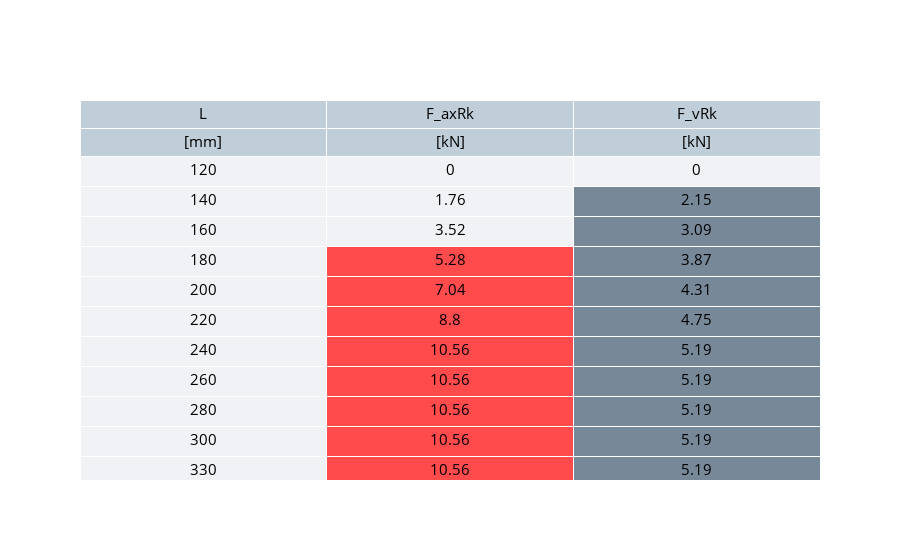
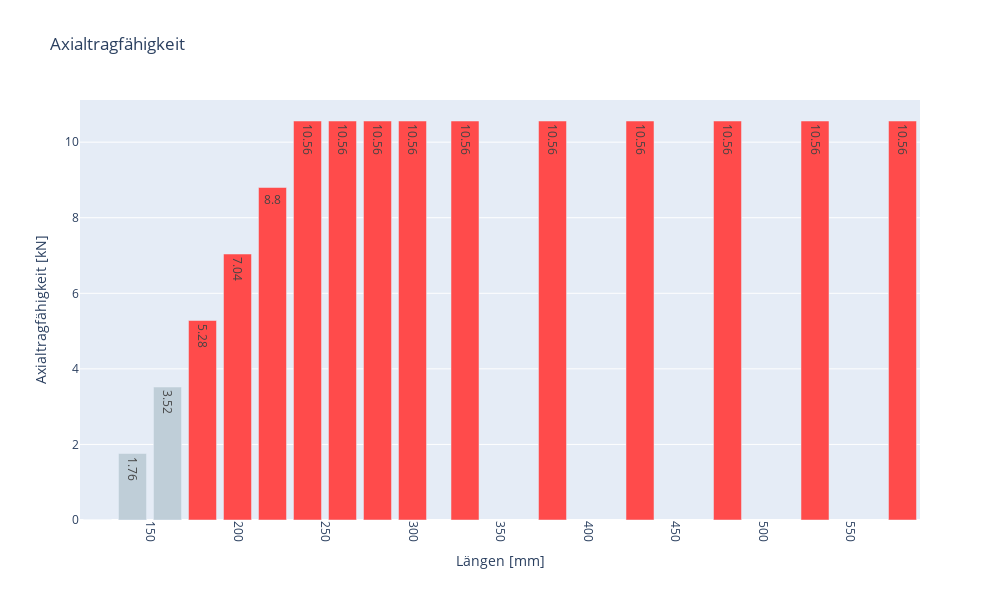
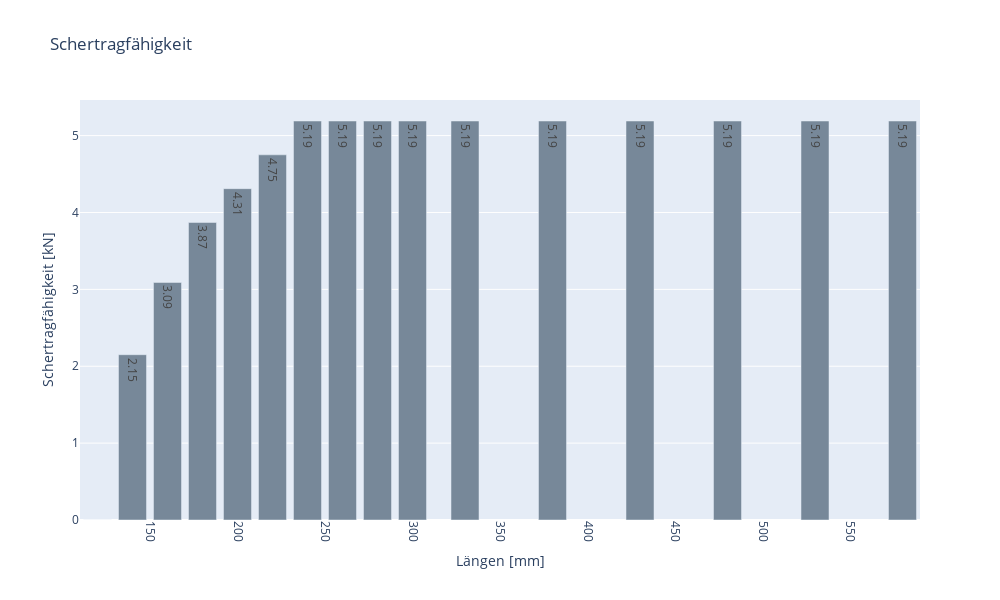

These figures' notebook cell, in order:
### Code cell
#__________Bibliotheken__________

from IPython.display import Markdown
from math import pi, sqrt
import plotly.graph_objects as go
import plotly.express as px
%run ../../00_Jupyter_Notebooks/4.2_Anwendungsbeispiel_2_Schraubenbemessung_Funktion.ipynb

#__________Vorbereitungssschritte__________

##Allgmemein
###Listen
L_d = [6, 8, 10, 12]
L_Längen = [[120,140,160,180,200,220,240,260], 
       [120,140,160,180,200,220,240,260,280,300,330,380,430,480,530,580], 
       [120,140,160,180,200,220,240,260,280,300,320,340,360,380,400,430,480,530,580,600,650,700,750,800], 
       [120,140,160,180,200,220,240,260,280,300,380,480,600]]

index = L_d.index(d)
L_L = L_Längen[index]
L_axial = []
L_scher = []
L_anmerk = []

###Farben
grey = '#bfced8'
dark_grey = 'lightslategrey'
red = '#ff4b4b'
light_grey = '#f0f2f6'

##Tabelle
L_t_fill2 = []
L_t_fill3 = []   

##Diagramm
L_colors_bar = []

#__________Berechnung der Tragfähigkeiten__________

for n,L in enumerate(L_L):
    F_axRk, F_vRk, nw = ec5_87_tragfähigkeit_vg(Hersteller, d, L, t_1, t_2, t_Blech, rho_k, alpha)
        
    L_axial.append(F_axRk)
    L_scher.append(F_vRk)

if nw[0] == 'success':
    ooo=1
else:
    display(Markdown("""<div class="alert alert-block alert-danger"><b>"""+str(nw)+"""</div>"""))

    
#__________Erzeugung der Tabelle__________

##Dictionaries
dict_header={'values':[('L','[mm]'),  ('F_axRk','[kN]'), ('F_vRk','[kN]')],
            'align':'center','font':{'size':15, 'color':'black'}, 'fill_color':grey, 'line_color':'white'}

dict_cells={'values':[L_L,  L_axial, L_scher],
           'height':30,'font':{'size':15, 'color':'black'}, 'fill_color':[light_grey, L_t_fill2, L_t_fill3]}

##Schleife für Farbgebung
for i in range(len(L_L)):
    if L_axial[i] < F_td:
        dict_cells['fill_color'][1].append(light_grey)
    else: 
        dict_cells['fill_color'][1].append(red)        
        
    if L_scher[i] < F_vd:
        dict_cells['fill_color'][2].append(light_grey)
    else: 
        dict_cells['fill_color'][2].append(dark_grey)   
        
##Initiieren eines Figure-Objektes
tabelle = go.Figure()

##Erzeugen der Tabelle
tabelle.add_traces([go.Table(header=dict_header, cells=dict_cells)])

#Anzeigen der Tabelle
tabelle.show()

#__________Erzeugung der Diagramme__________

##Erstellen eines Dictionaries
dict_d6 = {'L': L_L, 'F_axRk': L_axial, 'F_vRk': L_scher}

##Vorbereitungsschritte
L_axial_scher = [L_axial, L_scher]
L_einwirkung = [F_td, F_vd]

L_title = ["Axialtragfähigkeit", "Schertragfähigkeit"]
L_title_axis = ["Axialtragfähigkeit [kN]", "Schertragfähigkeit [kN]"]
L_colors_bar = [[],[]]
L_colors = [red, dark_grey]

#Schleife
for i in range(2):
    
    #Hinzufügen eines Diagramms
    fig =  px.bar(dict_d6, x='L', y=L_axial_scher[i], text_auto=True, title=L_title[i], height=600, width=1000)

    #Schleife für Farbgebung
    for j in range(len(L_L)):

        if L_axial_scher[i][j] < L_einwirkung[i]:
            L_colors_bar[i].append(grey)
        else: 
            L_colors_bar[i].append(L_colors[i])       

    #Hinzufügen einer Axenbeschriftung
    fig.update_traces(marker_color=L_colors_bar[i])

    #Hinzufügen einer Axenbeschriftung
    fig.update_yaxes(title_text=L_title_axis[i])
    fig.update_xaxes(showticklabels=True, tickangle=90, title_text="Längen [mm]", type='linear')

    #Anzeigen des Diagramms
    fig.show()

### Figure 1 — Plotly figure (JSON) as saved in the notebook; plotly's stock layout.template omitted (floating-point values rounded to 4 significant figures)
{"data": [{"cells": {"fill": {"color": ["#f0f2f6", ["#f0f2f6", "#f0f2f6", "#f0f2f6", "#ff4b4b", "#ff4b4b", "#ff4b4b", "#ff4b4b", "#ff4b4b", "#ff4b4b", "#ff4b4b", "#ff4b4b", "#ff4b4b", "#ff4b4b", "#ff4b4b", "#ff4b4b", "#ff4b4b"], ["#f0f2f6", "lightslategrey", "lightslategrey", "lightslategrey", "lightslategrey", "lightslategrey", "lightslategrey", "lightslategrey", "lightslategrey", "lightslategrey", "lightslategrey", "lightslategrey", "lightslategrey", "lightslategrey", "lightslategrey", "lightslategrey"]]}, "font": {"color": "black", "size": 15}, "height": 30, "values": [[120, 140, 160, 180, 200, 220, 240, 260, 280, 300, 330, 380, 430, 480, 530, 580], [0, 1.76, 3.52, 5.28, 7.04, 8.8, 10.56, 10.56, 10.56, 10.56, 10.56, 10.56, 10.56, 10.56, 10.56, 10.56], [0, 2.15, 3.09, 3.87, 4.31, 4.75, 5.19, 5.19, 5.19, 5.19, 5.19, 5.19, 5.19, 5.19, 5.19, 5.19]]}, "header": {"align": "center", "fill": {"color": "#bfced8"}, "font": {"color": "black", "size": 15}, "line": {"color": "white"}, "values": [["L", "[mm]"], ["F_axRk", "[kN]"], ["F_vRk", "[kN]"]]}, "type": "table"}], "layout": {}}

### Figure 2 — Plotly figure (JSON) as saved in the notebook; plotly's stock layout.template omitted (floating-point values rounded to 4 significant figures)
{"data": [{"alignmentgroup": "True", "hovertemplate": "L=%{x}<br>y=%{y}<extra></extra>", "legendgroup": "", "marker": {"color": ["#bfced8", "#bfced8", "#bfced8", "#ff4b4b", "#ff4b4b", "#ff4b4b", "#ff4b4b", "#ff4b4b", "#ff4b4b", "#ff4b4b", "#ff4b4b", "#ff4b4b", "#ff4b4b", "#ff4b4b", "#ff4b4b", "#ff4b4b"], "pattern": {"shape": ""}}, "name": "", "offsetgroup": "", "orientation": "v", "showlegend": false, "textposition": "auto", "texttemplate": "%{y}", "type": "bar", "x": [120, 140, 160, 180, 200, 220, 240, 260, 280, 300, 330, 380, 430, 480, 530, 580], "xaxis": "x", "y": [0, 1.76, 3.52, 5.28, 7.04, 8.8, 10.56, 10.56, 10.56, 10.56, 10.56, 10.56, 10.56, 10.56, 10.56, 10.56], "yaxis": "y"}], "layout": {"barmode": "relative", "height": 600, "legend": {"tracegroupgap": 0}, "title": {"text": "Axialtragfähigkeit"}, "width": 1000, "xaxis": {"anchor": "y", "domain": [0, 1], "showticklabels": true, "tickangle": 90, "title": {"text": "Längen [mm]"}, "type": "linear"}, "yaxis": {"anchor": "x", "domain": [0, 1], "title": {"text": "Axialtragfähigkeit [kN]"}}}}

### Figure 3 — Plotly figure (JSON) as saved in the notebook; plotly's stock layout.template omitted (floating-point values rounded to 4 significant figures)
{"data": [{"alignmentgroup": "True", "hovertemplate": "L=%{x}<br>y=%{y}<extra></extra>", "legendgroup": "", "marker": {"color": ["#bfced8", "lightslategrey", "lightslategrey", "lightslategrey", "lightslategrey", "lightslategrey", "lightslategrey", "lightslategrey", "lightslategrey", "lightslategrey", "lightslategrey", "lightslategrey", "lightslategrey", "lightslategrey", "lightslategrey", "lightslategrey"], "pattern": {"shape": ""}}, "name": "", "offsetgroup": "", "orientation": "v", "showlegend": false, "textposition": "auto", "texttemplate": "%{y}", "type": "bar", "x": [120, 140, 160, 180, 200, 220, 240, 260, 280, 300, 330, 380, 430, 480, 530, 580], "xaxis": "x", "y": [0, 2.15, 3.09, 3.87, 4.31, 4.75, 5.19, 5.19, 5.19, 5.19, 5.19, 5.19, 5.19, 5.19, 5.19, 5.19], "yaxis": "y"}], "layout": {"barmode": "relative", "height": 600, "legend": {"tracegroupgap": 0}, "title": {"text": "Schertragfähigkeit"}, "width": 1000, "xaxis": {"anchor": "y", "domain": [0, 1], "showticklabels": true, "tickangle": 90, "title": {"text": "Längen [mm]"}, "type": "linear"}, "yaxis": {"anchor": "x", "domain": [0, 1], "title": {"text": "Schertragfähigkeit [kN]"}}}}
